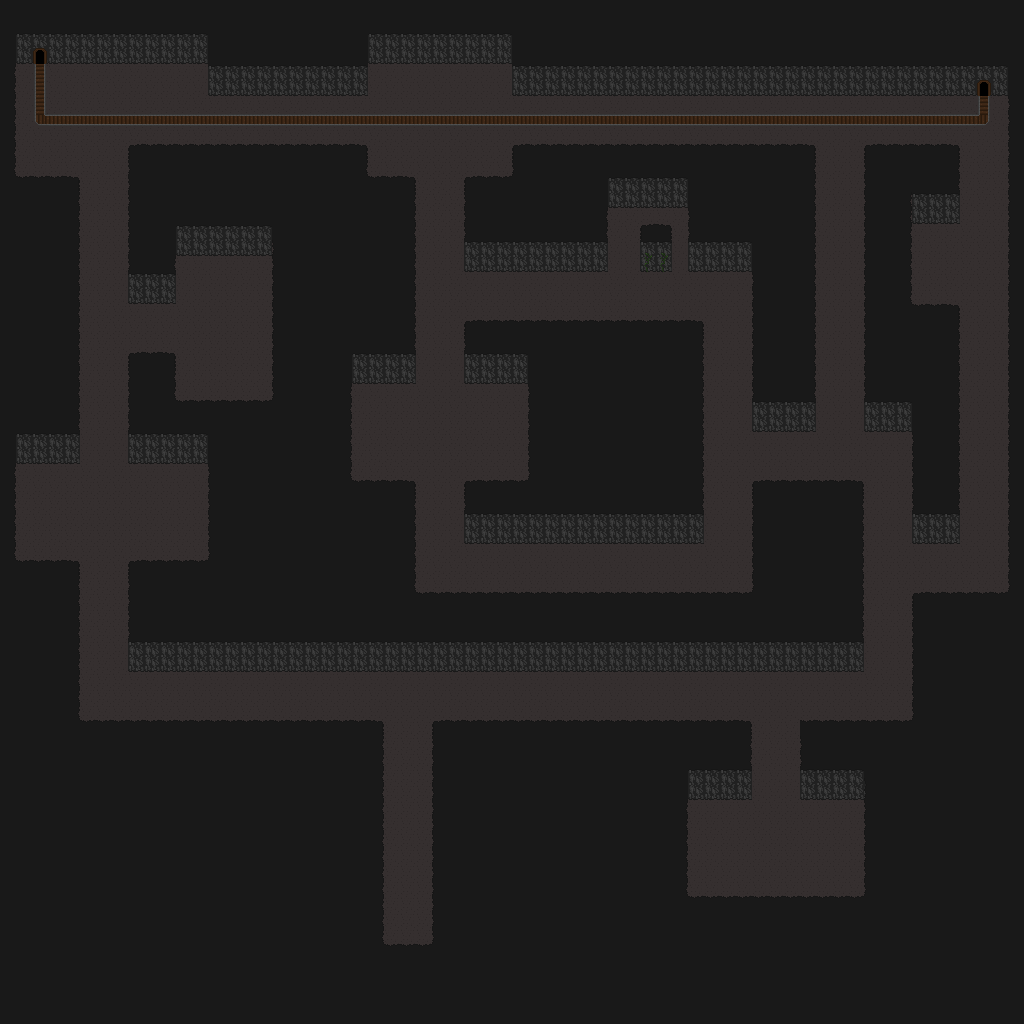

This game map was drawn from its Tiled (.tmx) file and the tilesets committed beside it. A one-line description and the trimmed map source follow:
An orthogonal 64x64 tile map with 16x16 px tiles, 2 tile layers (Layer 1, Collision Layer) and 50 objects (24x Torch, 10x Skeleton, 7x Barrel, 6x Bat, 3x teleporter).

<map version="1.2" tiledversion="1.2.3536" orientation="orthogonal" renderorder="right-down" width="64" height="64" tilewidth="16" tileheight="16" infinite="0" nextlayerid="9" nextobjectid="118">
 <tileset firstgid="1" source="tileset_2.tsx" />
 <layer id="2" name="Layer 1" width="64" height="64">
  <data>[4096 cells, 4096 non-empty, 10 distinct tile ids]</data>
 </layer>
 <layer id="3" name="Collision Layer" width="64" height="64">
  <data>[4096 cells, 871 non-empty, 12 distinct tile ids]</data>
 </layer>
 <objectgroup id="4" name="Object Layer 1">
  <object id="3" name="Skeleton" x="110" y="696" />
  <object id="5" name="Skeleton" x="42.375" y="474.25" />
  <object id="6" name="Skeleton" x="193" y="474.5" />
  <object id="7" name="Skeleton" x="133.106" y="97.4545" />
  <object id="8" name="Skeleton" x="888" y="698" />
  <object id="9" name="Bat" x="602.167" y="692.417" />
  <object id="10" name="Bat" x="939.333" y="568" />
  <object id="13" name="Bat" x="305.5" y="690" />
  <object id="14" name="Skeleton" x="440.182" y="95.8182" />
  <object id="16" name="Skeleton" x="651.515" y="298.818" />
  <object id="17" name="Skeleton" x="433" y="529.667" />
  <object id="19" name="Bat" x="441.205" y="427.932" />
  <object id="20" name="Bat" x="992" y="354.5" />
  <object id="22" name="Bat" x="103.333" y="327.333" />
  <object id="24" name="Torch" x="353.333" y="657.333" />
  <object id="25" name="Torch" x="216.75" y="657" />
  <object id="26" name="Torch" x="502.5" y="657.5" />
  <object id="27" name="Torch" x="681.667" y="658" />
  <object id="28" name="Torch" x="843.333" y="657" />
  <object id="29" name="Torch" x="718.455" y="784.545" />
  <object id="30" name="Torch" x="835.545" y="783.091" />
  <object id="31" name="Torch" x="936.333" y="207.333" />
  <object id="32" name="Torch" x="160.667" y="448.333" />
  <object id="33" name="Torch" x="58.3333" y="447.667" />
  <object id="34" name="Torch" x="227" y="240.333" />
  <object id="35" name="Torch" x="66.1667" y="48.9167" />
  <object id="36" name="Torch" x="162.333" y="47.6667" />
  <object id="37" name="Torch" x="288" y="82.3333" />
  <object id="38" name="Torch" x="441.333" y="48" />
  <object id="39" name="Torch" x="590" y="80.3333" />
  <object id="40" name="Torch" x="729.333" y="80" />
  <object id="41" name="Torch" x="912.667" y="80.3333" />
  <object id="42" name="Torch" x="541.75" y="256.25" />
  <object id="43" name="Torch" x="651.25" y="192.5" />
  <object id="44" name="Torch" x="492" y="369.25" />
  <object id="45" name="Torch" x="394.75" y="368.5" />
  <object id="46" name="Torch" x="543.333" y="528.667" />
  <object id="47" name="Torch" x="652" y="528.667" />
  <object id="72" name="Barrel" x="192.443" y="543.531" />
  <object id="75" name="Barrel" x="32.731" y="543.341" />
  <object id="76" name="Barrel" x="257.455" y="385.818" />
  <object id="77" name="Barrel" x="191.636" y="384.545" />
  <object id="78" name="Barrel" x="33.5909" y="160.25" />
  <object id="92" name="Barrel" x="847.75" y="881" />
  <object id="93" name="Barrel" x="704.708" y="881.083" />
  <object id="96" name="Skeleton" x="735.667" y="448.667" />
  <object id="97" name="Skeleton" x="988.667" y="492.667" />
  <object id="112" name="StartingArea" type="teleporter" x="408.5" y="925.25">
   <properties>
    <property name="targetX" type="float" value="335" />
    <property name="targetY" type="float" value="150" />
   </properties>
  </object>
  <object id="116" name="Level_1A" type="teleporter" x="40" y="53.2727">
   <properties>
    <property name="targetX" type="float" value="105" />
    <property name="targetY" type="float" value="980" />
   </properties>
  </object>
  <object id="117" name="Level_1B" type="teleporter" x="984.727" y="85.4545">
   <properties>
    <property name="targetX" type="float" value="520" />
    <property name="targetY" type="float" value="980" />
   </properties>
  </object>
 </objectgroup>
</map>
